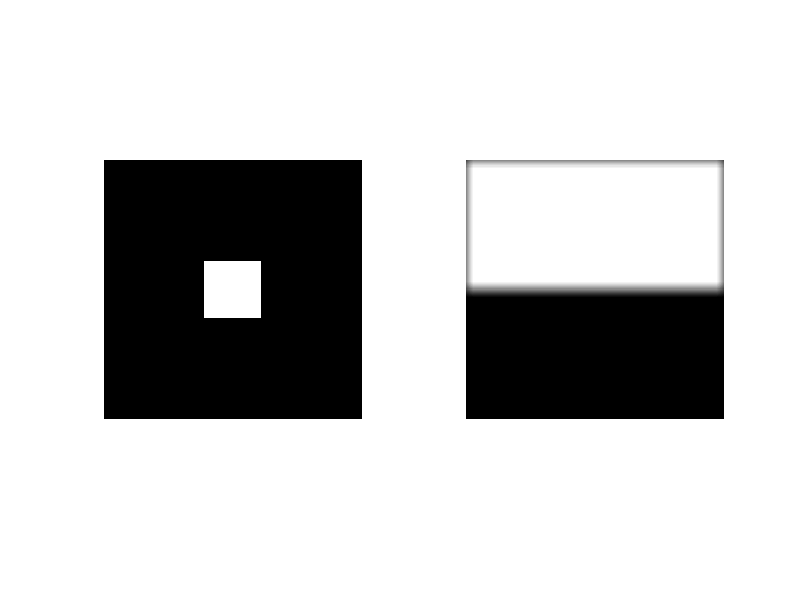

This chart was generated by the following MATLAB code: (Note: this script raises an error after producing the figure.)
%% Fourier Transform of simple images
img = zeros(512); img(200:312, 200:312) = 1;
F = fft2(img);
Fc = fftshift(F);
S2 = log(1 + abs(Fc));
subplot(1,2,1); imshow(img);
subplot(1,2,2); imshow(S2,[]);
max(S2(:))

%% Part 2
f = [ones(128,256); zeros(128,256)];
[M,N] = size(f);
h = fspecial('gaussian', 15, 7);
gs = imfilter(f,h);
imshow(gs);

%% Experiment with filters in time / frequency domain
clc; clear; close all;
f = imread('D:\Data\DIP4E\building-600by600.tif');
F = fft2(f);
Fs = fftshift(log(1+abs(F)));
Fs = gscale(Fs);
PQ = paddedsize(size(f));

h = fspecial('sobel');
H = freqz2(h, PQ(1), PQ(2));
H1 = ifftshift(H);

gs = imfilter(double(f), h);
gf = dftfilt(f,H1);
imshow(f);
figure, imshow(gs,[]);
figure, imshow(gf,[]);
figure, imshow(abs(gs) > 0.2*abs(max(gs(:))), []);
figure, imshow(abs(gf) > 0.2*abs(max(gf(:))), []);

%% Experiment with sobel matrix
clc; clear; close all;
f = imread('F:\data\images\random\Bikesgray.jpg');
h = fspecial('sobel');
g = imfilter(f, h);
imshow(g);

%% Linear filter of image
clc; clear; close all;
f = imread('F:\data\images\imp\DIP3E_Original_Images_CH04\Fig0442(a)(characters_test_pattern).tif');
imshow(f);
PQ = paddedsize(size(f));
[U,V] = dftuv(PQ(1), PQ(2));
D0 = 0.05*PQ(2);
F = fft2(f, PQ(1), PQ(2));
H = exp(-(U.^2 + V.^2)/(2*(D0^2)));
g = dftfilt(f, H);
figure, imshow(fftshift(H), []);
figure, imshow(log(1 + abs(fftshift(F))), []);
figure, imshow(g, []);

%% Highpass filter of image
clc; clear; close all;
f = imread('F:\data\images\imp\DIP3E_Original_Images_CH04\Fig0442(a)(characters_test_pattern).tif');
imshow(f);
PQ = paddedsize(size(f));
D0 = 0.05 * PQ(1);
H = hpfilter('gaussian', PQ(1), PQ(2), D0);
g = dftfilt(f, H);
figure, imshow(g, []);

%% High-frequency emphasis filtering
clc; clear; close all;
f = imread('f:\data\images\imp\DIP3E_Original_Images_CH04\Fig0459(a)(orig_chest_xray).tif');
imshow(f); title('Original image');
PQ = paddedsize(size(f));
D0 = 0.05 * PQ(1);
HBW = hpfilter('btw', PQ(1), PQ(2), D0, 2);
H = 0.5 + 2 * HBW;
gbw = dftfilt(f, HBW);
gbw = gscale(gbw);
figure, imshow(gbw);
title('Image with butterworth highpass filter of order 2');
ghf = dftfilt(f, H);
ghf = gscale(ghf);
figure, imshow(ghf);
ghe = histeq(ghf, 256);
title('Image with butterworth high frequency emphasis highpass filter of order 2');